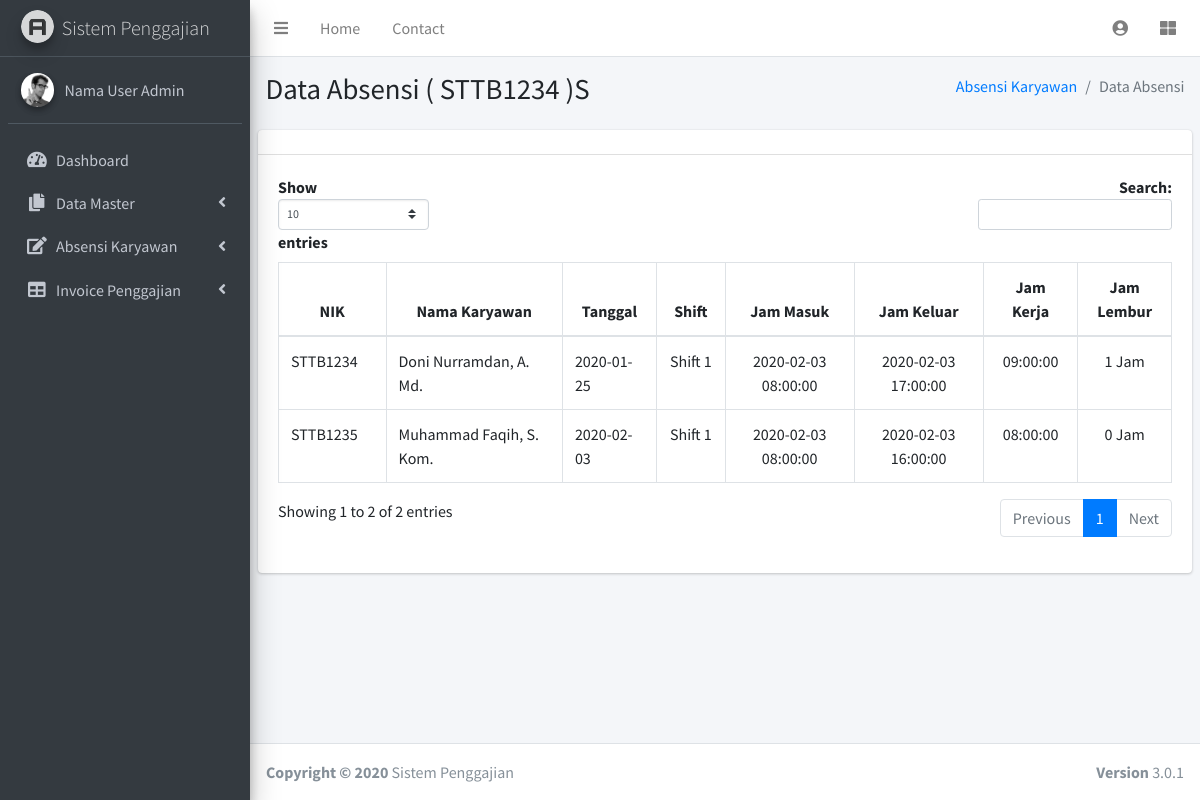
/admin/lihatAbsensi/STTB1234, run on the app's committed database.
### tables this page shows
CREATE TABLE `absensi` (
  `id` int(11) NOT NULL,
  `id_karyawan` varchar(100) NOT NULL,
  `tanggal` date NOT NULL,
  `jenis_hari` enum('0','1') NOT NULL,
  `id_shift` int(11) NOT NULL,
  `jam_masuk` datetime NOT NULL,
  `jam_keluar` datetime NOT NULL,
  `total_jam_lembur` int(11) NOT NULL,
  `total_insentif_lembur` double(20,0) NOT NULL,
  `status_terlambat` enum('ya','tidak') NOT NULL,
  `insentif_harian` double(20,0) NOT NULL
);

CREATE TABLE `karyawan` (
  `NIK` varchar(255) NOT NULL,
  `nama_karyawan` varchar(255) NOT NULL,
  `id_divisi` int(11) NOT NULL,
  `id_jabatan` int(11) NOT NULL,
  `tanggal_masuk` date NOT NULL
);

CREATE TABLE `shift` (
  `id` int(11) NOT NULL,
  `jenis_hari` enum('0','1') NOT NULL,
  `nama_shift` varchar(100) NOT NULL,
  `jam_awal` time NOT NULL,
  `jam_akhir` time NOT NULL,
  `keterangan` varchar(100) NOT NULL
);

### application/controllers/Admin.php (called while the page is built, shortened)
<?php
class Admin extends CI_Controller {
	public function __construct(){
		$this->load->model('Model_admin');
		$this->load->library('pdf');
	}
	public function lihatAbsensi()
	{
		$nik = $this->uri->segment(3);
		$data['absensi'] = $this->Model_admin->m_getDataAbsensi($nik);
		$this->load->view('lihat_data_absensi',$data);
	}
}

### index.php (called while the page is built, shortened)
<?php
require_once BASEPATH.'core/CodeIgniter.php';

### application/models/Model_admin.php (called while the page is built, shortened)
<?php
class Model_admin extends CI_Model {
    public function m_getDataAbsensi(){
        return $this->db->query("SELECT a.id,a.id_karyawan,b.nama_karyawan,a.tanggal,c.nama_shift,a.jenis_hari,a.id_shift,a.jam_masuk,a.jam_keluar,TIMEDIFF(a.jam_keluar,a.jam_masuk) as jam_kerja FROM absensi a join karyawan b on a.id_karyawan=b.NIK join shift c on a.id_shift=c.id");
    }
}

### application/views/lihat_data_absensi.php (the view, shortened to what this page needs)
<div class="content-wrapper">
    <section class="content-header">
      <div class="container-fluid">
        <div class="row mb-2">
          <div class="col-sm-6">
            <h1>Data Absensi ( <?php echo $this->uri->segment(3); ?> )S</h1>
          </div>
          <div class="col-sm-6">
            <ol class="breadcrumb float-sm-right">
              <li class="breadcrumb-item"><a href="#">Absensi Karyawan</a></li>
              <li class="breadcrumb-item active">Data Absensi</li>
            </ol>
          </div>
        </div>
      </div>
    </section>
    <section class="content">
      <div class="row">
        <div class="col-12">
          <div class="card">
            <div class="card-header">
            </div>
            <div class="card-body table-responsive">
              <table id="example1" class="table table-bordered table-hover">
                <thead>
                <tr>
                  <th style="text-align:center;">NIK</th>
                  <th style="text-align:center;">Nama Karyawan</th>
                  <th style="text-align:center;">Tanggal</th>
                  <th style="text-align:center;">Shift</th>
                  <th style="text-align:center;">Jam Masuk</th>
                  <th style="text-align:center;">Jam Keluar</th>
                  <th style="text-align:center;">Jam Kerja</th>
                  <th style="text-align:center;">Jam Lembur</th>
                </tr>
                </thead>
                <tbody>
                  <?php foreach($absensi->result() as $absn){ ?>
                    <tr>
                      <td><?php echo $absn->id_karyawan; ?></td>
                      <td><?php echo $absn->nama_karyawan; ?></td>
                      <td><?php echo $absn->tanggal; ?></td>
                      <td style="text-align:center;"><?php echo $absn->nama_shift; ?></td>
                      <td style="text-align:center;"><?php echo $absn->jam_masuk; ?></td>
                      <td style="text-align:center;"><?php echo $absn->jam_keluar; ?>
                      <td style="text-align:center;"><?php echo $absn->jam_kerja; ?>
                      </td><td style="text-align:center;">
                        <?php
                        $jam = $absn->jam_kerja;
                        $arr = explode(':', $jam);
                        $lm = $arr[0]-8;
                        echo $lm.' Jam';
                         ?>
                      </td>
                    </tr>
                  <?php } ?>
                </tbody>
              </table>
            </div>
          </div>
        </div>
      </div>
    </section>
  </div>

### data on the page
absensi: id_karyawan "STTB1234", karyawan.nama_karyawan "Doni Nurramdan, A. Md.", tanggal "2020-01-25", id_shift.nama_shift "Shift 1", jam_masuk "2020-02-03 08:00:00", jam_keluar "2020-02-03 17:00:00", jam_kerja "09:00:00", lm "1"
absensi: id_karyawan "STTB1235", karyawan.nama_karyawan "Muhammad Faqih, S. Kom.", tanggal "2020-02-03", id_shift.nama_shift "Shift 1", jam_masuk "2020-02-03 08:00:00", jam_keluar "2020-02-03 16:00:00", jam_kerja "08:00:00", lm "0"

### other printed values
$this->uri->segment(3) "STTB1234"
